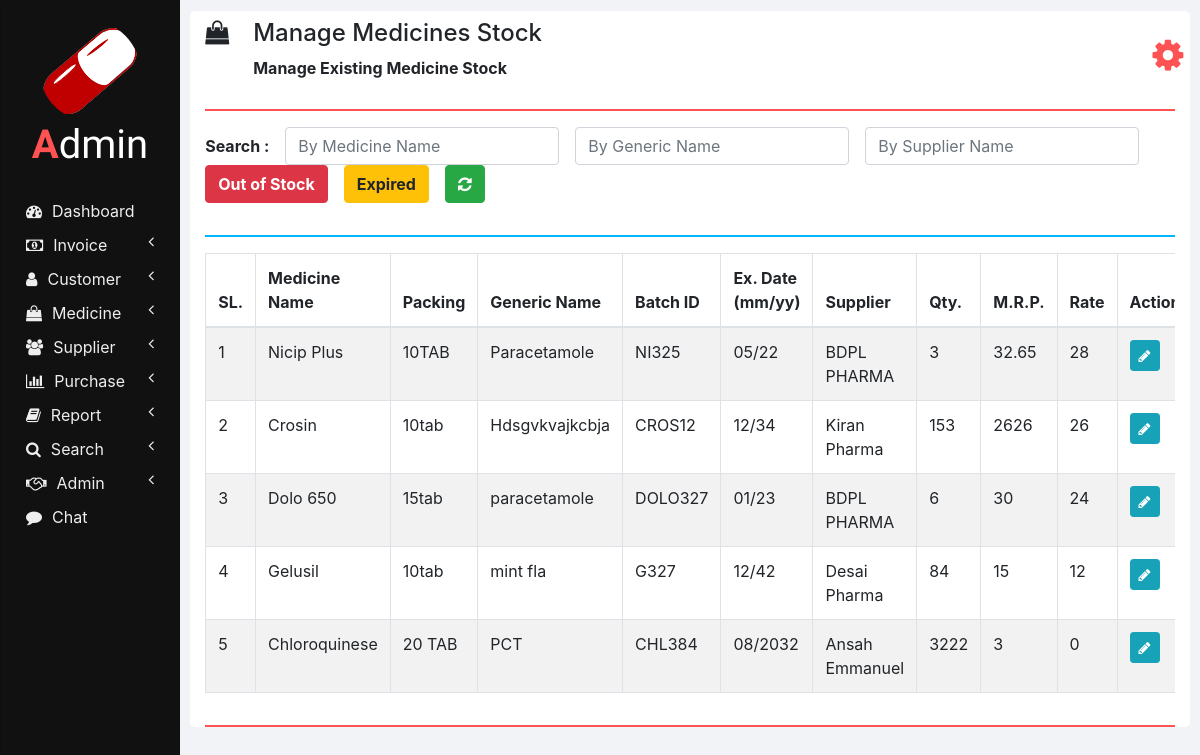
The page /manage_medicine_stock.php (signed in) on the database its author committed.
### tables this page shows
CREATE TABLE `medicines`  (
  `ID` int(11) NOT NULL AUTO_INCREMENT,
  `NAME` varchar(100) NOT NULL,
  `PACKING` varchar(20) NOT NULL,
  `GENERIC_NAME` varchar(100) NOT NULL,
  `SUPPLIER_NAME` varchar(100) NOT NULL,
  PRIMARY KEY (`ID`) USING BTREE
);

CREATE TABLE `medicines_stock`  (
  `ID` int(11) NOT NULL AUTO_INCREMENT,
  `NAME` varchar(100) NOT NULL,
  `BATCH_ID` varchar(20) NOT NULL,
  `EXPIRY_DATE` varchar(10) NOT NULL,
  `QUANTITY` int(11) NOT NULL,
  `MRP` double NOT NULL,
  `RATE` double NOT NULL,
  `INVOICE_NUMBER` int(11) NULL DEFAULT NULL,
  PRIMARY KEY (`ID`) USING BTREE,
  UNIQUE INDEX `BATCH_ID`(`BATCH_ID`) USING BTREE
);

### php/manage_medicine_stock.php (the view, shortened to what this page needs)
<?php
  function showMedicinesStock($id) {
    require "db_connection.php";
    if($con) {
      $seq_no = 0;
      $query = "SELECT * FROM medicines INNER JOIN medicines_stock ON medicines.NAME = medicines_stock.NAME";
      $result = mysqli_query($con, $query);
      while($row = mysqli_fetch_array($result)) {
        $seq_no++;
        if($row['BATCH_ID'] == $id)
          showEditOptionsRow($seq_no, $row);
        else
          showMedicineStockRow($seq_no, $row);
      }
    }
  }
  function showMedicineStockRow($seq_no, $row) {
    ?>
    <tr>
      <td><?php echo $seq_no; ?></td>
      <td><?php echo $row['NAME']; ?></td>
      <td><?php echo $row['PACKING']; ?></td>
      <td><?php echo $row['GENERIC_NAME']; ?></td>
      <td><?php echo $row['BATCH_ID']; ?></td>
      <td><?php echo $row['EXPIRY_DATE']; ?></td>
      <td><?php echo $row['SUPPLIER_NAME']; ?></td>
      <td><?php echo $row['QUANTITY']; ?></td>
      <td><?php echo $row['MRP']; ?></td>
      <td><?php echo $row['RATE']; ?></td>
      <td>
        <button href="" class="btn btn-info btn-sm" onclick="editMedicineStock('<?php echo $row['BATCH_ID']; ?>');">
          <i class="fa fa-pencil"></i>
        </button>
      </td>
    </tr>
    <?php
  }
  ?>

### css/sidenav.css (style rules this page uses)
body { background-color: #f1f3f6; }
.sidenav { width: 15%; height: 100vh; background-color: #222222; position: fixed; z-index: 1; flex: 1 0 auto; }
.card { width: 100%; height: 100%; top: 0; border-radius: 0; background-color: #111111; }
.logo .logo-caption { font-family: 'Poiret One', cursive; color: #ffffff; text-align: center; margin-bottom: 25px; }
.logo .profile { margin-left: 50%; border-radius: 50%; transform: translate(-50%); }
.logo .tweak { color: #ff5252; font-weight: bold; }
.main-menu-item { padding: 5px 5px; cursor: pointer; }
.main-menu-item > a { color: #eeeeee; text-decoration: none; font-size: 16px; }
.main-menu-item > a > span { margin-left: 10px; }

### css/home.css (style rules this page uses)
html, body { height: 100vh; }

### rows shown on the page
medicines: seq_no "1", medicines_stock.NAME "Nicip Plus", PACKING "10TAB", GENERIC_NAME "Paracetamole", medicines_stock.BATCH_ID "NI325", medicines_stock.EXPIRY_DATE "05/22", SUPPLIER_NAME "BDPL PHARMA", medicines_stock.QUANTITY "3", medicines_stock.MRP "32.65", medicines_stock.RATE "28"
medicines: seq_no "2", medicines_stock.NAME "Crosin", PACKING "10tab", GENERIC_NAME "Hdsgvkvajkcbja", medicines_stock.BATCH_ID "CROS12", medicines_stock.EXPIRY_DATE "12/34", SUPPLIER_NAME "Kiran Pharma", medicines_stock.QUANTITY "153", medicines_stock.MRP "2626", medicines_stock.RATE "26"
medicines: seq_no "3", medicines_stock.NAME "Dolo 650", PACKING "15tab", GENERIC_NAME "paracetamole", medicines_stock.BATCH_ID "DOLO327", medicines_stock.EXPIRY_DATE "01/23", SUPPLIER_NAME "BDPL PHARMA", medicines_stock.QUANTITY "6", medicines_stock.MRP "30", medicines_stock.RATE "24"
medicines: seq_no "4", medicines_stock.NAME "Gelusil", PACKING "10tab", GENERIC_NAME "mint fla", medicines_stock.BATCH_ID "G327", medicines_stock.EXPIRY_DATE "12/42", SUPPLIER_NAME "Desai Pharma", medicines_stock.QUANTITY "84", medicines_stock.MRP "15", medicines_stock.RATE "12"
medicines: seq_no "5", medicines_stock.NAME "Chloroquinese", PACKING "20 TAB", GENERIC_NAME "PCT", medicines_stock.BATCH_ID "CHL384", medicines_stock.EXPIRY_DATE "08/2032", SUPPLIER_NAME "Ansah Emmanuel", medicines_stock.QUANTITY "3222", medicines_stock.MRP "3", medicines_stock.RATE "0"

### other values the page prints
$heading "Manage Medicines Stock"
$sub_heading "Manage Existing Medicine Stock"
